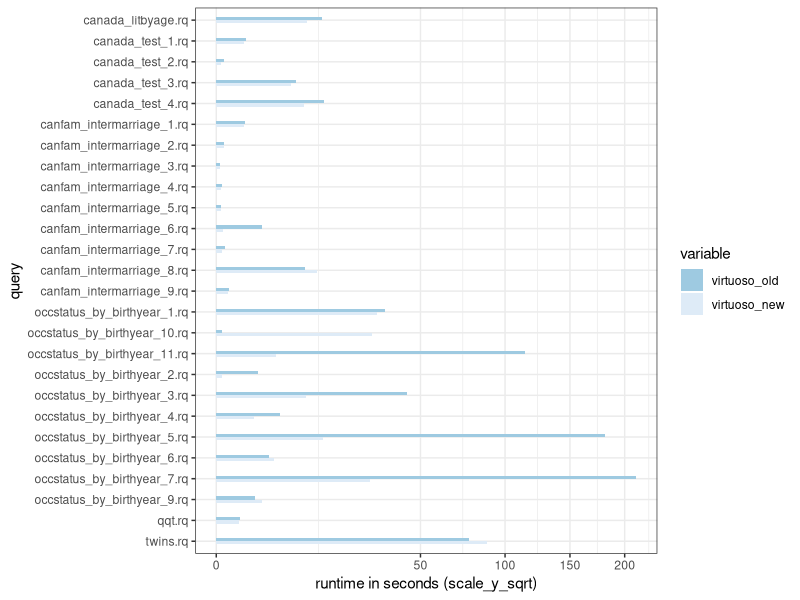

Reproduce this figure in R.
library(reshape)
library(ggplot2)
library(plyr)

pdf("runtimes.pdf")

# Read values from tab-delimited data file 
x <- read.table("runtimes.dat", header=T, sep="\t")
  
x <-melt(x)

x$query <- factor(x$query, levels=rev(unique(as.character(x$query))))

# x$query <- as.factor(x$query) 
# levels(x$query) <- rev(levels(x$query))
       
ggplot(x,aes(x = query,y=value,fill=variable))+geom_bar(width=0.3, stat="identity",position="dodge") +
  coord_flip() + scale_y_sqrt() + theme_bw()+ylab("runtime in seconds (scale_y_sqrt)")+xlab("query")+scale_fill_brewer(palette="Blues", guide = guide_legend(reverse=TRUE))
